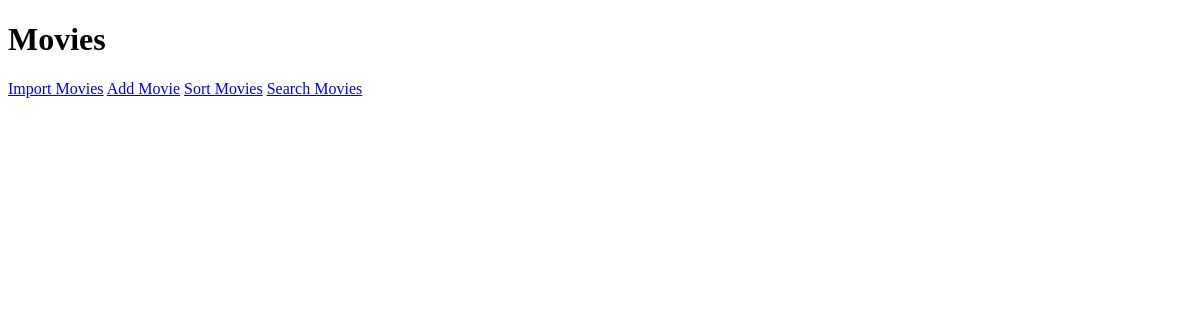
Before: / with the older database file.
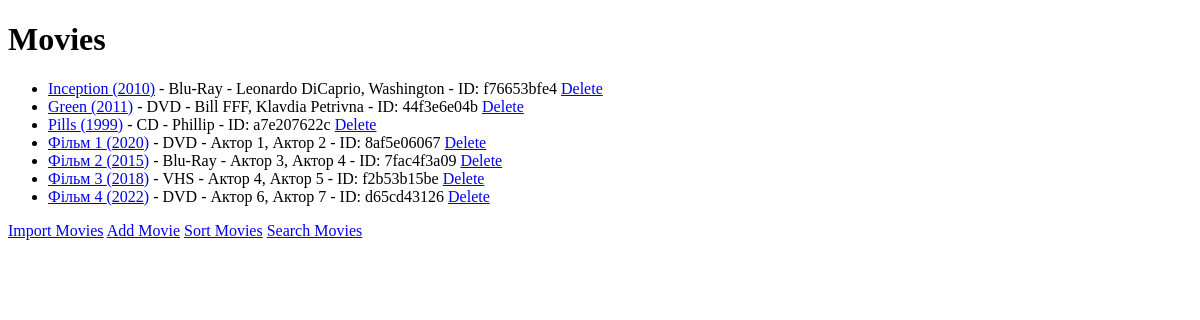
After: the same page with the newer database file.
### frameworks/sqlalchemy_config.py (models this page shows)
class MovieModel(db.Model):
    __tablename__ = 'movies'
    id = db.Column(db.Integer, primary_key=True)
    code = db.Column(db.String, unique=True, nullable=False)
    title = db.Column(db.String, nullable=False)
    year = db.Column(db.Integer, nullable=False)
    format = db.Column(db.String, nullable=False)
    actors = db.Column(db.String, nullable=False)

### routers/movie_router.py (the view)
@movie_router.route('/', methods=['GET'])
def index():
    movies = movie_controller.list_movies()
    return render_template('index.html', movies=movies)

### adapters/controllers/movie_controller.py (called while the page is built)
    def list_movies(self):
        return self.movie_repository.list()

### adapters/repositories/movie_repository.py (called while the page is built)
    def list(self):
        movies = MovieModel.query.all()
        return [
            Movie(
                code=movie.code,
                title=movie.title,
                year=movie.year,
                format=movie.format,
                actors=movie.actors
            )
            for movie in movies
        ]

### templates/index.html (shortened to what this page needs)
<!DOCTYPE html>
<html lang="en">
<head>
</head>
<body>
    <h1>Movies</h1>
    <ul>
        {% for movie in movies %}
        <li>
            <a href="{{ url_for('movie_router.get_movie', code=movie.code) }}">{{ movie.title }} ({{ movie.year }})</a>
            - {{ movie.format }}
            - {{ movie.actors }}
            - ID: {{ movie.code }}
            <a href="{{ url_for('movie_router.delete_movie', code=movie.code) }}">Delete</a>
        </li>
        {% endfor %}
    </ul>
    <a href="{{ url_for('movie_router.import_movies') }}">Import Movies</a>
    <a href="{{ url_for('movie_router.add_movie') }}">Add Movie</a>
    <a href="{{ url_for('movie_router.sort_movies') }}">Sort Movies</a>
    <a href="{{ url_for('movie_router.search_movies') }}">Search Movies</a>
</body>
</html>

Changed rows visible on the page:
added MovieModel: title "Inception", year "2010", format "Blu-Ray", actors "Leonardo DiCaprio, Washington", code "f76653bfe4"
added MovieModel: title "Green", year "2011", format "DVD", actors "Bill FFF, Klavdia Petrivna", code "44f3e6e04b"
added MovieModel: title "Pills", year "1999", format "CD", actors "Phillip", code "a7e207622c"
added MovieModel: title "Фільм 1", year "2020", format "DVD", actors "Актор 1, Актор 2", code "8af5e06067"
added MovieModel: title "Фільм 2", year "2015", format "Blu-Ray", actors "Актор 3, Актор 4", code "7fac4f3a09"
added MovieModel: title "Фільм 3", year "2018", format "VHS", actors "Актор 4, Актор 5", code "f2b53b15be"
added MovieModel: title "Фільм 4", year "2022", format "DVD", actors "Актор 6, Актор 7", code "d65cd43126"
